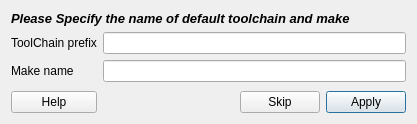
<?xml version="1.0" encoding="UTF-8"?>
<ui version="4.0">
 <class>FirstTimeSetupDialog</class>
 <widget class="QDialog" name="FirstTimeSetupDialog">
  <property name="geometry">
   <rect>
    <x>0</x>
    <y>0</y>
    <width>417</width>
    <height>124</height>
   </rect>
  </property>
  <property name="windowTitle">
   <string>Dialog</string>
  </property>
  <layout class="QGridLayout" name="gridLayout">
   <item row="1" column="1" colspan="3">
    <widget class="QLineEdit" name="leToolChainName"/>
   </item>
   <item row="2" column="0">
    <widget class="QLabel" name="label_3">
     <property name="text">
      <string>Make name</string>
     </property>
    </widget>
   </item>
   <item row="0" column="0" colspan="4">
    <widget class="QLabel" name="label">
     <property name="text">
      <string>&lt;html&gt;&lt;head/&gt;&lt;body&gt;&lt;p&gt;&lt;span style=&quot; font-size:10pt; font-weight:600; font-style:italic;&quot;&gt;Please Specify the name of default toolchain and make&lt;/span&gt;&lt;/p&gt;&lt;/body&gt;&lt;/html&gt;</string>
     </property>
    </widget>
   </item>
   <item row="1" column="0">
    <widget class="QLabel" name="label_2">
     <property name="text">
      <string>ToolChain prefix</string>
     </property>
    </widget>
   </item>
   <item row="4" column="3">
    <widget class="QPushButton" name="pbApply">
     <property name="text">
      <string>Apply</string>
     </property>
    </widget>
   </item>
   <item row="4" column="0">
    <widget class="QPushButton" name="pbHelp">
     <property name="text">
      <string>Help</string>
     </property>
    </widget>
   </item>
   <item row="4" column="1">
    <spacer name="horizontalSpacer">
     <property name="orientation">
      <enum>Qt::Horizontal</enum>
     </property>
     <property name="sizeHint" stdset="0">
      <size>
       <width>40</width>
       <height>20</height>
      </size>
     </property>
    </spacer>
   </item>
   <item row="4" column="2">
    <widget class="QPushButton" name="pbSkip">
     <property name="text">
      <string>Skip</string>
     </property>
    </widget>
   </item>
   <item row="2" column="1" colspan="3">
    <widget class="QLineEdit" name="leMakeName"/>
   </item>
   <item row="3" column="1">
    <spacer name="verticalSpacer">
     <property name="orientation">
      <enum>Qt::Vertical</enum>
     </property>
     <property name="sizeHint" stdset="0">
      <size>
       <width>20</width>
       <height>40</height>
      </size>
     </property>
    </spacer>
   </item>
  </layout>
 </widget>
 <resources/>
 <connections/>
</ui>
